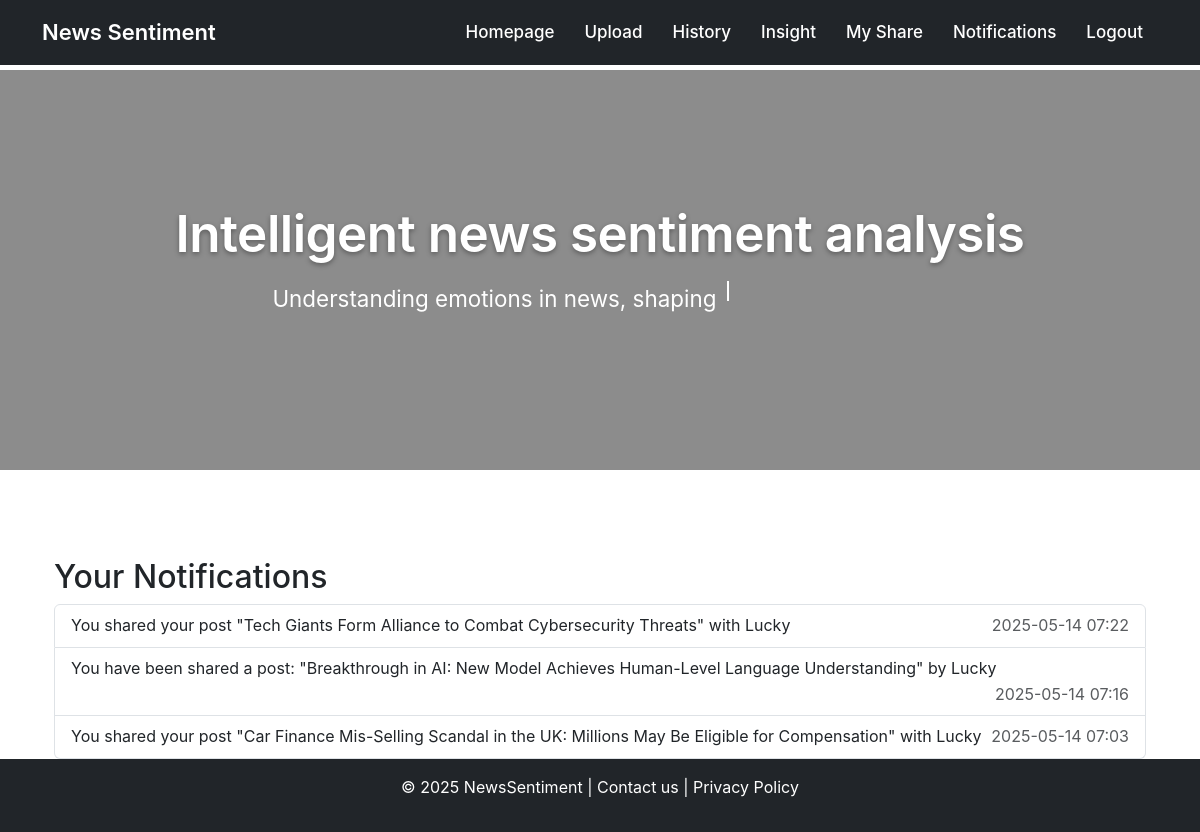
Screenshot of /notifications (signed in) with the database file from the repository.
### app/models.py (models this page shows, shortened)
class Notification(db.Model):
    id = db.Column(db.Integer, primary_key=True)
    user_id = db.Column(db.Integer, db.ForeignKey('user.id'), index=True)
    message = db.Column(db.String(256))
    timestamp = db.Column(db.DateTime, default=datetime.utcnow)
    is_read = db.Column(db.Boolean, default=False)
    user = db.relationship('User', backref='notifications')

### app/routes.py (the view)
@app.route('/notifications')
@login_required
def notifications():
    notifications = Notification.query.filter_by(user_id=current_user.id).order_by(Notification.timestamp.desc()).all()
    return render_template('notifications.html', notifications=notifications)

### app/models.py (called while the page is built)
@login.user_loader
def load_user(id):
    return db.session.get(User, int(id))

### app/routes.py (called while the page is built)
@app.before_request
def refresh_current_user_notifications():
    if current_user.is_authenticated:
        db.session.expire(current_user, ['notifications'])

### app/templates/notifications.html (shortened to what this page needs)
{% extends "base.html" %}
{% block content %}
<div class="container mt-5">
    <h2>Your Notifications</h2>
    <ul class="list-group">
        {% for notif in notifications %}
        <li class="list-group-item{% if not notif.is_read %} list-group-item-info{% endif %}">
            {{ notif.message }} <span class="text-muted float-end">{{ notif.timestamp.strftime('%Y-%m-%d %H:%M')
                }}</span>
        </li>
        {% else %}
        <li class="list-group-item">No notifications.</li>
        {% endfor %}
    </ul>
</div>
{% endblock %}

### app/static/css/homepage.css (style rules this page uses)
body { font-family: -apple-system, BlinkMacSystemFont, 'Segoe UI', Roboto, Helvetica, Arial, sans-serif, 'Apple Color Emoji', 'Segoe UI Emoji', 'Segoe UI Symbol'; margin: 0; -webkit-font-smoothing: antialiased; -moz-osx-font-smoothing: grayscale; line-height: 1.6; background-image: url('../images/background.jpg'); background-attachment: fixed; background-size: cover; background-position: center center; background-repeat: no-repeat; padding-top: 70px; min-height: 100vh; display: flex; flex-direction: column; }

### rows the page displays
Notification: message "You shared your post \"Tech Giants Form Alliance to Combat Cybersecurity Threats\" with Lucky", timestamp "2025-05-14 07:22"
Notification: message "You have been shared a post: \"Breakthrough in AI: New Model Achieves Human-Level Language Understanding\" by Lucky", timestamp "2025-05-14 07:16"
Notification: message "You shared your post \"Car Finance Mis-Selling Scandal in the UK: Millions May Be Eligible for Compensation\" with Lucky", timestamp "2025-05-14 07:03"
